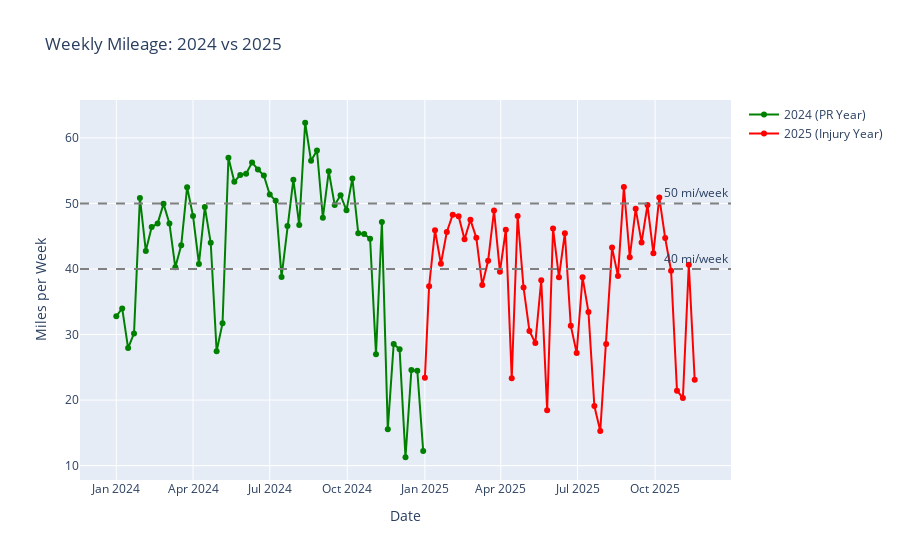

The code cell stored with this chart in its notebook:
### Markdown cell above
## 1. Weekly Mileage Pattern: 2024 vs 2025
Your volume consistency and drops

### Code cell
# Weekly mileage for 2024 and 2025
weekly_miles = activities[activities['year'].isin([2024, 2025])].groupby(['year', 'year_week'])['distance_miles'].sum().reset_index()
weekly_miles['week_date'] = pd.to_datetime(weekly_miles['year_week'] + '-1', format='%Y-W%U-%w')

# Separate by year
weekly_2024 = weekly_miles[weekly_miles['year'] == 2024].set_index('week_date')['distance_miles']
weekly_2025 = weekly_miles[weekly_miles['year'] == 2025].set_index('week_date')['distance_miles']

# Stats
print("2024 Weekly Mileage:")
print(f"  Average: {weekly_2024.mean():.1f} miles/week")
print(f"  Median: {weekly_2024.median():.1f} miles/week")
print(f"  Min: {weekly_2024.min():.1f}, Max: {weekly_2024.max():.1f}")
print(f"  Weeks >40 miles: {(weekly_2024 > 40).sum()} / {len(weekly_2024)}")
print(f"  Weeks >50 miles: {(weekly_2024 > 50).sum()} / {len(weekly_2024)}")
print()
print("2025 Weekly Mileage:")
print(f"  Average: {weekly_2025.mean():.1f} miles/week")
print(f"  Median: {weekly_2025.median():.1f} miles/week")
print(f"  Min: {weekly_2025.min():.1f}, Max: {weekly_2025.max():.1f}")
print(f"  Weeks >40 miles: {(weekly_2025 > 40).sum()} / {len(weekly_2025)}")
print(f"  Weeks >50 miles: {(weekly_2025 > 50).sum()} / {len(weekly_2025)}")
print()

# Visualize
fig = go.Figure()
fig.add_trace(go.Scatter(
    x=weekly_2024.index, 
    y=weekly_2024.values, 
    mode='lines+markers',
    name='2024 (PR Year)',
    line=dict(color='green')
))
fig.add_trace(go.Scatter(
    x=weekly_2025.index, 
    y=weekly_2025.values, 
    mode='lines+markers',
    name='2025 (Injury Year)',
    line=dict(color='red')
))
fig.add_hline(y=40, line_dash="dash", line_color="gray", annotation_text="40 mi/week")
fig.add_hline(y=50, line_dash="dash", line_color="gray", annotation_text="50 mi/week")
fig.update_layout(
    title='Weekly Mileage: 2024 vs 2025',
    xaxis_title='Date',
    yaxis_title='Miles per Week',
    hovermode='x unified'
)
fig.show()
